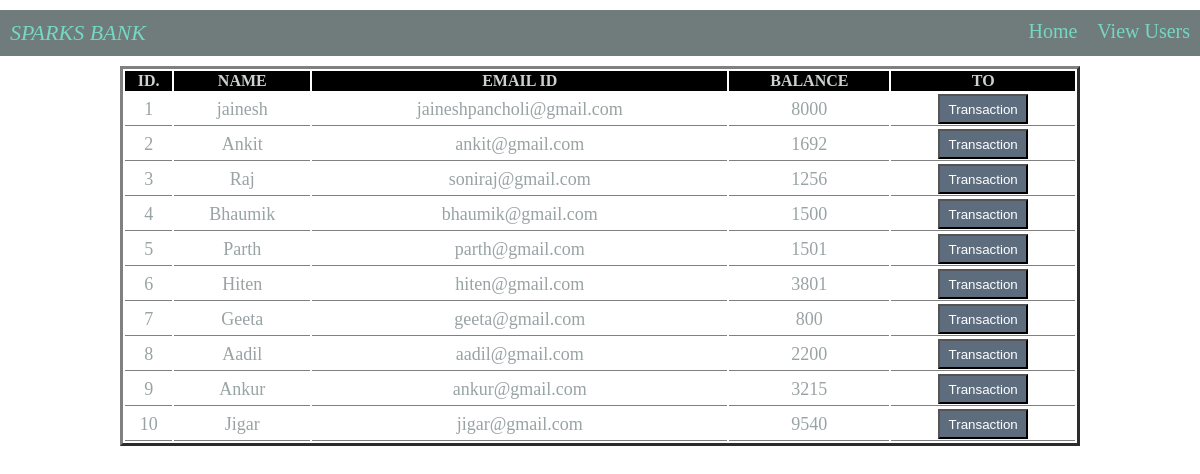
/maketransaction/, run on an earlier commit of the app's database.
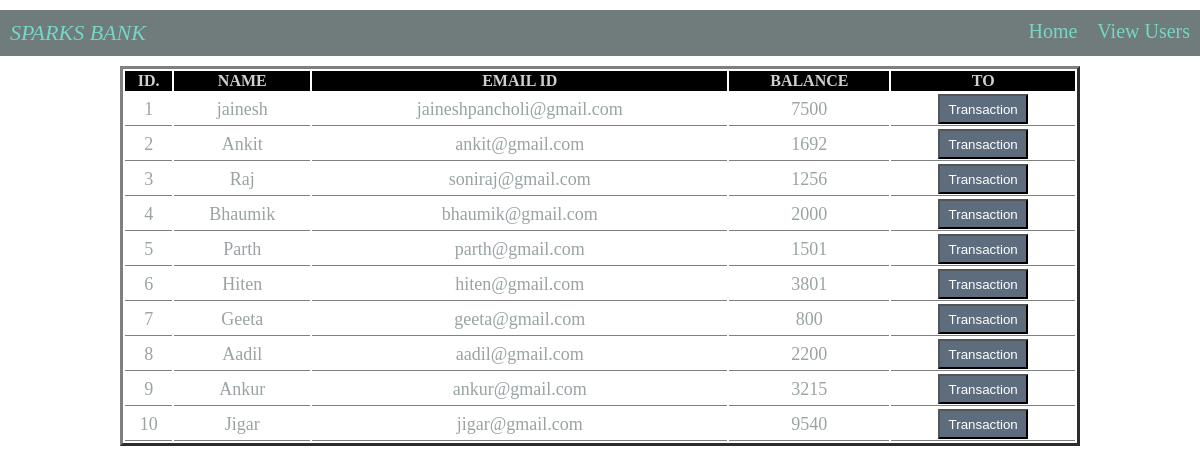
And on a later commit of the database.
### Bank/models.py (models this page shows, shortened)
class user(models.Model):
    Name = models.CharField(max_length=100, null=True)
    Email = models.EmailField(null=True)
    Balance = models.IntegerField(null=True)

### Bank/views.py (the view)
# urls.py: path('maketransaction/', MakeTransaction, name="mtransaction"),
def MakeTransaction(request):
    users = user.objects.all()
    d = {"users":users}
    return render(request, 'MakeTransaction.html', d)

### Bank/templates/MakeTransaction.html
{% extends 'Nav_Footer.html' %}
{% load static %}
{% block Data%}
<div class="table">
    <table class="table1">
        <tr class="row">
            <th>ID.</th>
            <th>NAME</th>
            <th>EMAIL ID</th>
            <th>BALANCE</th>
            <th>TO</th>
        </tr>
        {% for i in users %}
        <tr class="row2">
            <td>{{ i.id }}</td>
            <td>{{i.Name}}</td>
            <td>{{i.Email}}</td>
            <td>{{i.Balance}}</td>
            <td><a href="{% url 'transfer' i.id %}"><button class="tbtn">Transaction</button></a></td>
        </tr>
        {% endfor %}
    </table>
</div>
{% endblock %}

What changed in the data, as far as the page shows it:
changed user "jainesh": Balance "8000" → "7500"
changed user "Bhaumik": Balance "1500" → "2000"
